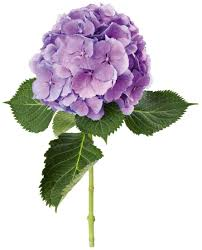
#> input picture Imagenes/hydrangea.jpg, 202 x 250 px, found by its file name
$ python procesamiento_imagenes.py
#> lines starting #> are read from the running program, lines starting #| are printed output that depends on the picture; after the words box and inside, x2 and y2 are one past the last pixel; in counts of white or black regions, pixels touching at a corner belong together
import cv2
from matplotlib import pyplot as plt

url_imagen_original = "./Imagenes/hydrangea.jpg"


# Leer la imagen desde la carpeta correcta (mayúscula en 'Imagenes')
imagen_original = cv2.imread("Imagenes/hydrangea.jpg")
#> imagen_original is the input picture: shape (250, 202, 3); mean B, G, R 206.5, 204.3, 208.6

# Si la imagen está en RGB originalmente, la convertimos a BGR para OpenCV
imagen_bgr = cv2.cvtColor(imagen_original, cv2.COLOR_RGB2BGR)

plt.imshow(imagen_bgr)
plt.axis("off")
plt.title("Imagen en BGR")
plt.savefig('Imagenes/hydrangea_BGR.jpg')
plt.close()


# pasarla a escala de grises
url_imagen_BGR = "Imagenes/hydrangea_BGR.jpg"

imagen_gris = cv2.imread(url_imagen_original, cv2.IMREAD_GRAYSCALE)
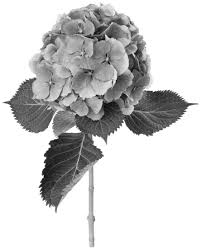
#> imagen_gris: shape (250, 202); min 0, max 255, mean 205.9

plt.imshow(imagen_gris, cmap='gray')
plt.axis("off")
plt.title("Imagen en escala de grises")
plt.savefig('Imagenes/hydrangea_escala_gris.jpg')
plt.close()

# Funcion para reducir la cantidad de tonos de gris en la imagen:

def reducir_tonos_grises(imagen, niveles):
    factor = 256 // niveles
    imagen_cuantizada = (imagen//factor) * factor
    return imagen_cuantizada


# Funcion para graficar las nuevas imagenes grises:

def reducir_tonos_grises_imagen(imagen, niveles):
    nueva_imagen = reducir_tonos_grises(imagen, niveles)
    plt.imshow(nueva_imagen, cmap='gray')
    plt.axis("off")
    plt.title(f"Imagen en escala {niveles} de grises")
    plt.savefig(f'Imagenes/hydrangea_escala_gris_reducida_{niveles}.jpg')
    plt.close()

for niveles in [2, 4, 8, 16, 32, 64, 128, 256]:
    reducir_tonos_grises_imagen(imagen_gris, niveles)
#> this loop made 8 passes
#> pass 1, in reducir_tonos_grises, `imagen_cuantizada = (imagen//factor) * factor`:
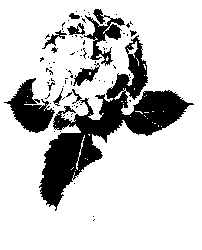
#> imagen_cuantizada: shape (250, 202); values 0 (black) and 128 (white), 80.1% white; 86 black regions (75 under 20 px), largest, box (x1, y1, x2, y2) and area: (39, 35, 194, 211) 7044, (4, 78, 55, 133) 1305, (84, 9, 125, 66) 814
#> pass 2, in reducir_tonos_grises (call 2), `imagen_cuantizada = (imagen//factor) * factor`:
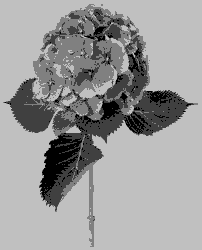
#> imagen_cuantizada: shape (250, 202); min 0, max 192, mean 155.1
#> pass 3, in reducir_tonos_grises (call 3), `imagen_cuantizada = (imagen//factor) * factor`:
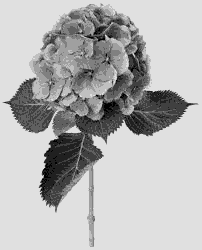
#> imagen_cuantizada: shape (250, 202); min 0, max 224, mean 181

# -----------------------
# Detección de bordes con Canny
# -----------------------

def detectar_bordes_canny(imagen_gris, umbral1=100, umbral2=200, nombre_archivo="hydrangea_bordes_canny.jpg"):
#> called with umbral1 = 50, umbral2 = 150, nombre_archivo = 'hydrangea_bordes_canny_50_150.jpg'
    bordes = cv2.Canny(imagen_gris, umbral1, umbral2)
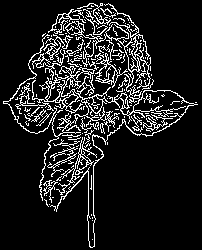
#> bordes: shape (250, 202); 12% white in thin lines or dots
    plt.imshow(bordes, cmap='gray')
    plt.axis("off")
    plt.title(f"Bordes Canny ({umbral1}, {umbral2})")
    plt.savefig(f'Imagenes/{nombre_archivo}')
    plt.close()

detectar_bordes_canny(imagen_gris, 50, 150, "hydrangea_bordes_canny_50_150.jpg")
detectar_bordes_canny(imagen_gris, 150, 250, "hydrangea_bordes_canny_150_250.jpg")
#> call 2 of detectar_bordes_canny, with umbral1 = 150, umbral2 = 250, nombre_archivo = 'hydrangea_bordes_canny_150_250.jpg'
#> in detectar_bordes_canny (call 2), `bordes = cv2.Canny(imagen_gris, umbral1, umbral2)`:
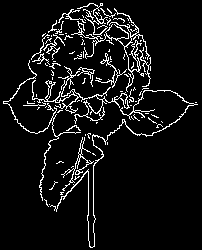
#> bordes: shape (250, 202); 7.4% white in thin lines or dots

$ run again, with Imagenes/gladiolo.jpg copied over Imagenes/hydrangea.jpg
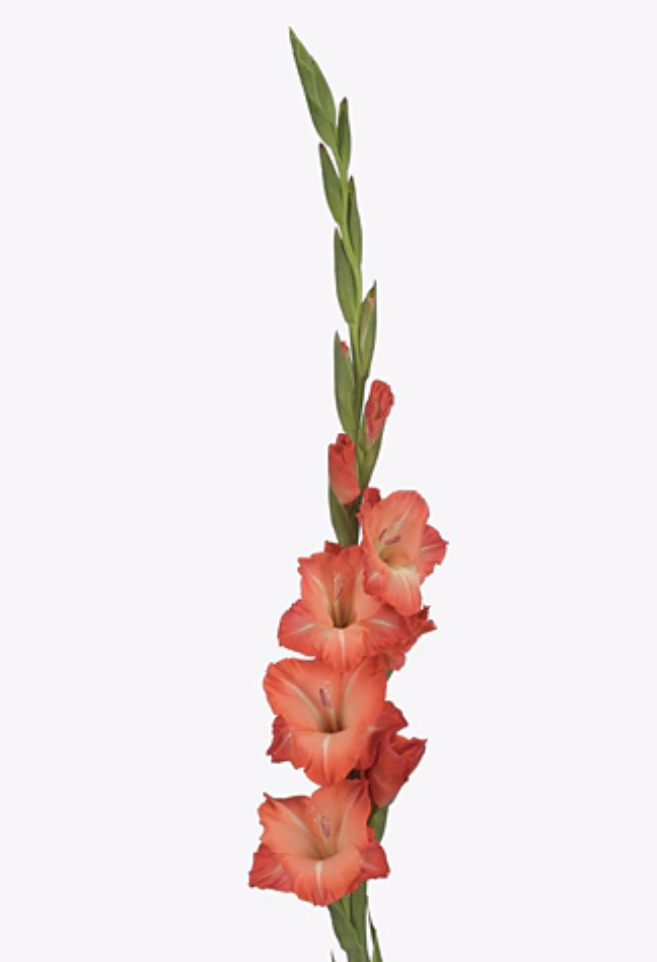
#> input picture Imagenes/gladiolo.jpg, 657 x 962 px, found by its file name
#> imagen_original is the input picture: shape (962, 657, 3); mean B, G, R 229.5, 229.8, 239.6
#> the loop `for niveles in [2, 4, 8, 16, 32, 64, 128, 256]:` made 8 passes
#> pass 1, in reducir_tonos_grises, `imagen_cuantizada = (imagen//factor) * factor`:
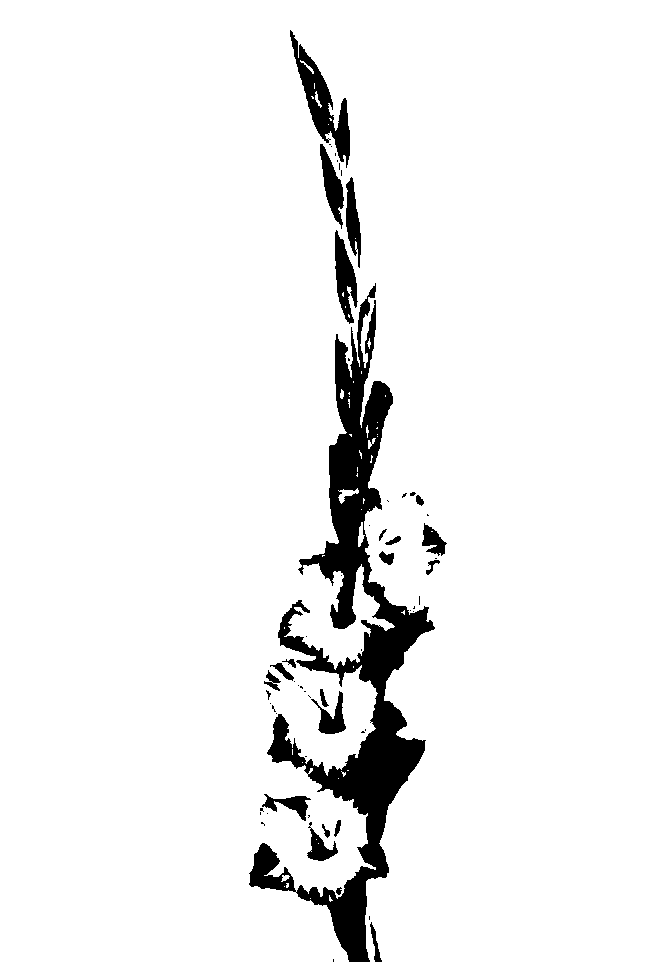
#> imagen_cuantizada: shape (962, 657); values 0 (black) and 128 (white), 94.1% white; 61 black regions (38 under 20 px), largest, box (x1, y1, x2, y2) and area: (249, 283, 435, 962) 28608, (290, 30, 350, 168) 2432, (335, 230, 358, 324) 1155
#> bordes: shape (962, 657); 1.2% white in thin lines or dots, all inside (x1, y1, x2, y2) = (248, 26, 449, 962)
#> in detectar_bordes_canny (call 2), `bordes = cv2.Canny(imagen_gris, umbral1, umbral2)`:
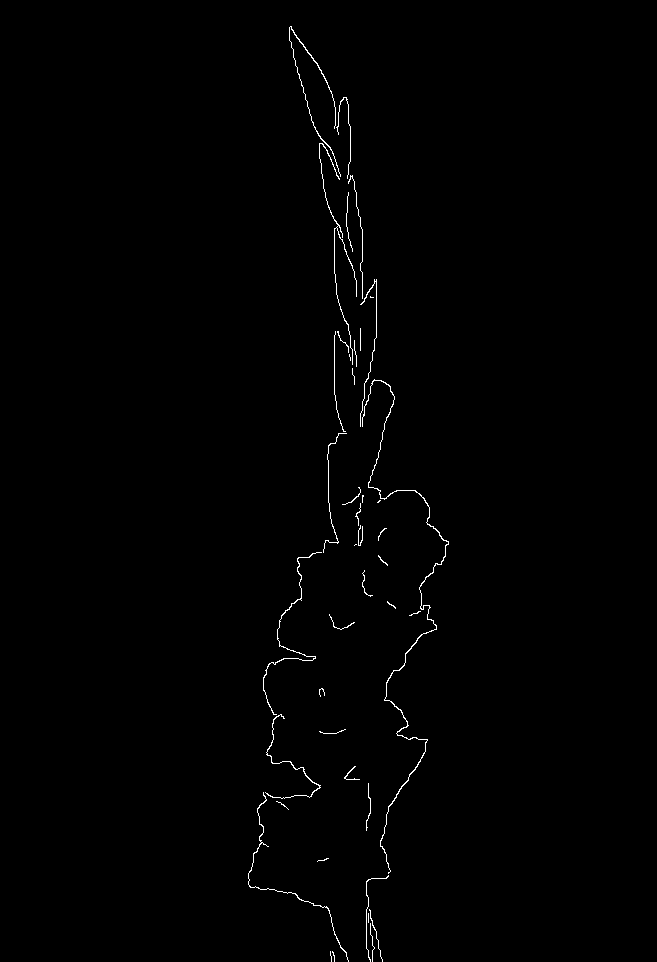
#> bordes: shape (962, 657); 0.63% white in thin lines or dots, all inside (x1, y1, x2, y2) = (248, 26, 449, 962)

$ run again, with Imagenes/lirio.jpg copied over Imagenes/hydrangea.jpg
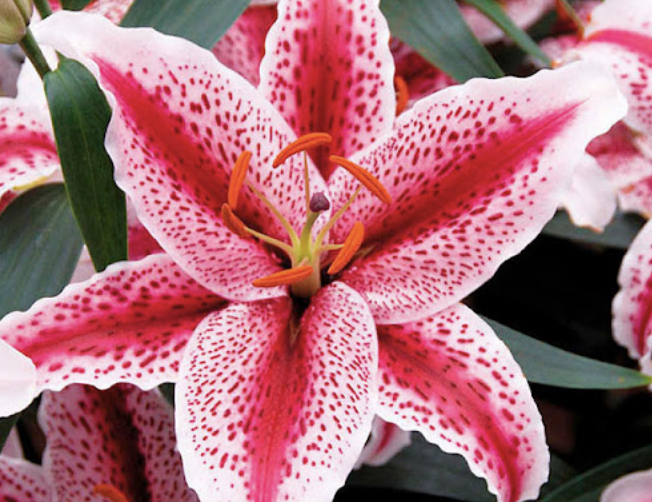
#> input picture Imagenes/lirio.jpg, 652 x 502 px, found by its file name
#> imagen_original is the input picture: shape (502, 652, 3); mean B, G, R 122.4, 112.2, 170.7
#> the loop `for niveles in [2, 4, 8, 16, 32, 64, 128, 256]:` made 8 passes
#> pass 1, in reducir_tonos_grises, `imagen_cuantizada = (imagen//factor) * factor`:
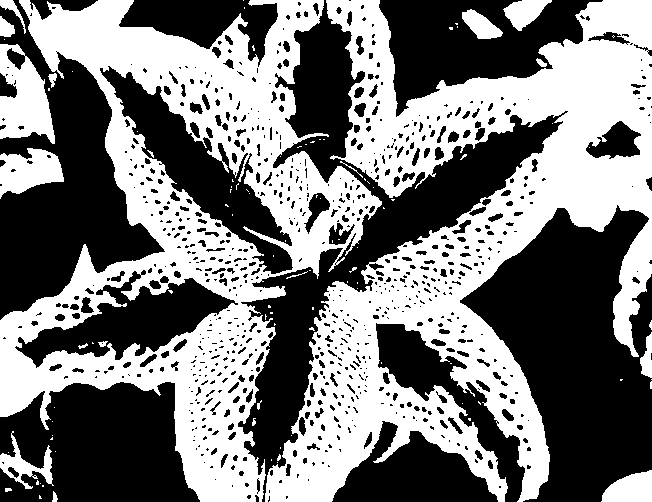
#> imagen_cuantizada: shape (502, 652); values 0 (black) and 128 (white), 48% white; 99 white regions (77 under 20 px), largest, box (x1, y1, x2, y2) and area: (265, 0, 652, 502) 78859, (0, 0, 382, 502) 67431, (0, 44, 55, 144) 3385
#> bordes: shape (502, 652); 11.9% white in thin lines or dots
#> in detectar_bordes_canny (call 2), `bordes = cv2.Canny(imagen_gris, umbral1, umbral2)`:
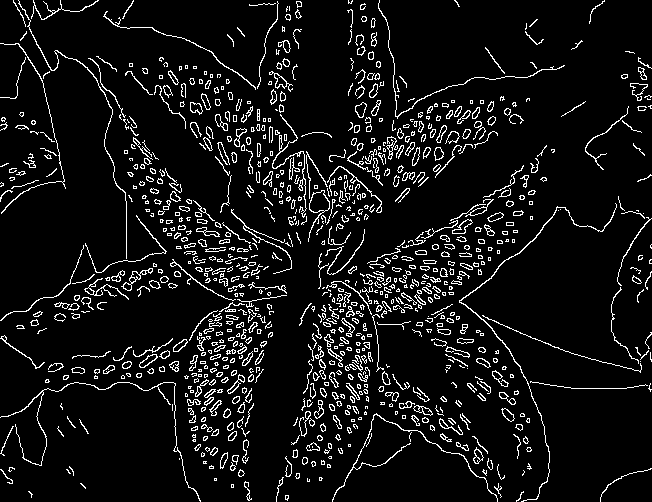
#> bordes: shape (502, 652); 7.8% white in thin lines or dots
